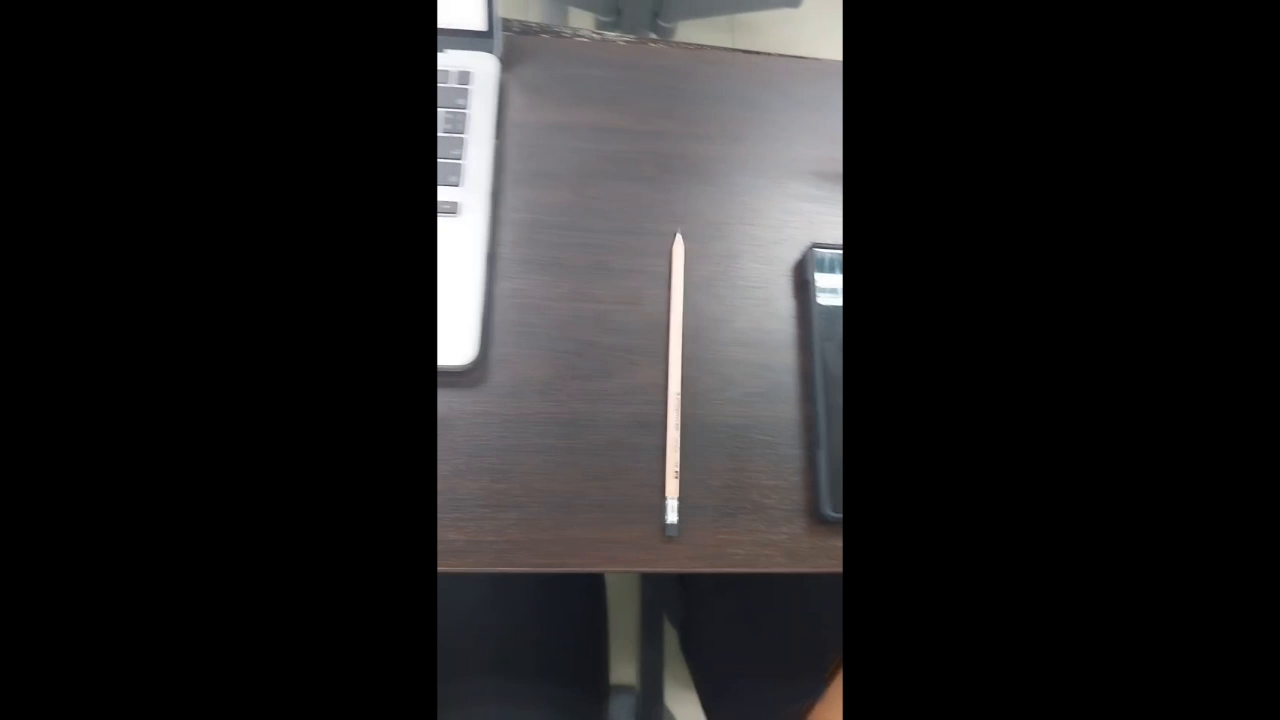
#> input picture frame 5 of week_12_quiz/q1/pencil.mp4, 1280 x 720 px
$ python kanade_optical_flow.py
#> lines starting #> are read from the running program, lines starting #| are printed output that depends on the picture
import numpy as np
import cv2 as cv
import argparse
 #parser = argparse.ArgumentParser(description='This sample demonstrates Lucas-Kanade Optical Flow calculation. \
                                              # The example file can be downloaded from: \
                                              # https://www.bogotobogo.com/python/OpenCV_Python/images/mean_shift_tracking/slow_traffic_small.mp4')
# parser.add_argument('image', type=str, help='path to image file')
# args = parser.parse_args()
cap = cv.VideoCapture(cv.samples.findFile("pencil.mp4"))
# params for ShiTomasi corner detection
feature_params = dict( maxCorners = 100,
                       qualityLevel = 0.3,
                       minDistance = 7,
                       blockSize = 7 )
# Parameters for lucas kanade optical flow
lk_params = dict( winSize  = (15, 15),
                  maxLevel = 2,
                  criteria = (cv.TERM_CRITERIA_EPS | cv.TERM_CRITERIA_COUNT, 10, 0.03))
# Create some random colors
color = np.random.randint(0, 255, (100, 3))
# Take first frame and find corners in it
ret, old_frame = cap.read()
#> old_frame is the input picture: shape (720, 1280, 3); mean B, G, R 35.1, 34.4, 35.3
old_gray = cv.cvtColor(old_frame, cv.COLOR_BGR2GRAY)
p0 = cv.goodFeaturesToTrack(old_gray, mask = None, **feature_params)
#> p0 = 13 rows, first 8: [840, 251], [440, 161], [440, 25], [440, 108], [440, 214], [440, 186], [839, 303], [440, 84]
# Create a mask image for drawing purposes
mask = np.zeros_like(old_frame)
while(1):
    ret, frame = cap.read()
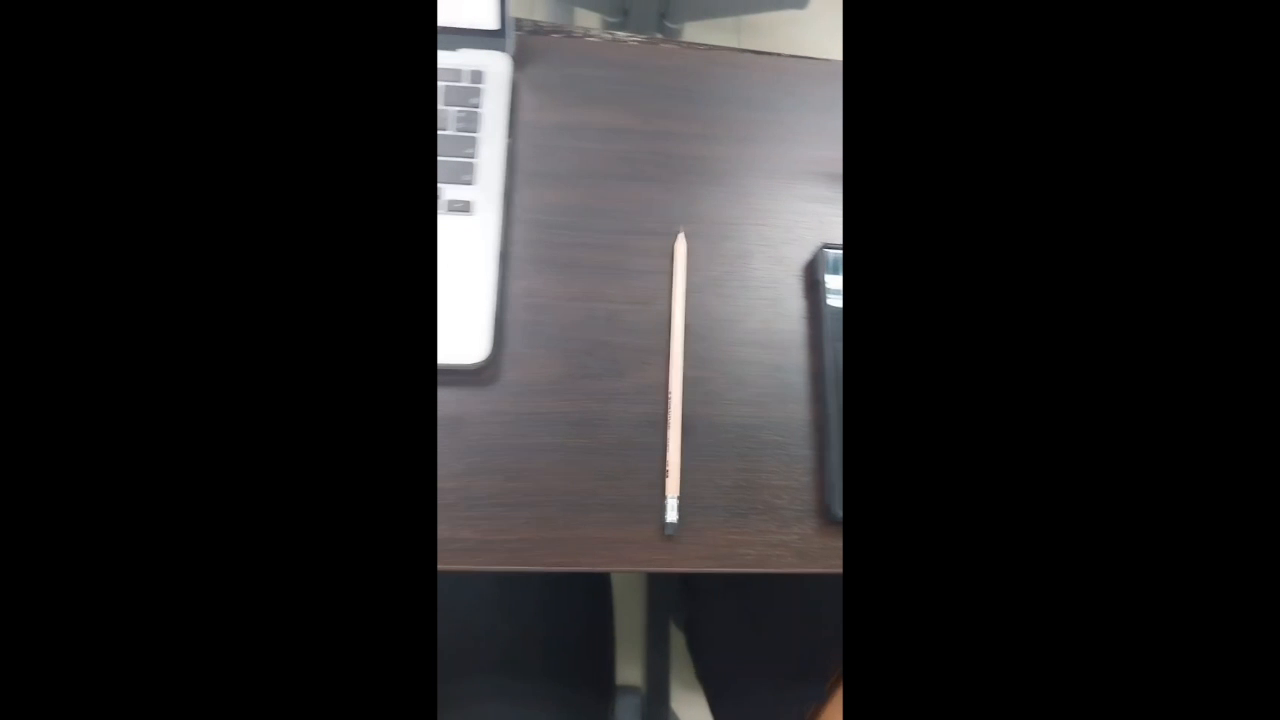
#> input picture frame 6 of week_12_quiz/q1/pencil.mp4, 1280 x 720 px
#> frame is the input picture: shape (720, 1280, 3); mean B, G, R 35.3, 34.6, 35.7
    if not ret:
        print('No frames grabbed!')
        break
    frame_gray = cv.cvtColor(frame, cv.COLOR_BGR2GRAY)
    # calculate optical flow
    p1, st, err = cv.calcOpticalFlowPyrLK(old_gray, frame_gray, p0, None, **lk_params)
#> p1 = 13 rows, first 8: [840, 250.9], [440, 158.8], [440, 23.26], [440, 105.3], [439.9, 211], [440.2, 183.6], [839, 304.2], [439.9, 82.34]; st = [1, 1, 1, 1, 1, 1, 1, 1, 1, 1, 1, 1, 1]; err = [7.64, 6.84, 3.89, 17.72, 19.88, 15.06, 4.21, 13.12, 11.56, 4.87, 8.49, 5.43, 4.33]
    # Select good points
    if p1 is not None:
        good_new = p1[st==1]
#> good_new has the same summary as p1
        good_old = p0[st==1]
#> good_old has the same summary as p0
    # draw the tracks
    for i, (new, old) in enumerate(zip(good_new, good_old)):
        a, b = new.ravel()
        c, d = old.ravel()
        mask = cv.line(mask, (int(a), int(b)), (int(c), int(d)), color[i].tolist(), 2)
        frame = cv.circle(frame, (int(a), int(b)), 5, color[i].tolist(), -1)
#> this loop made 13 passes
#> (a, b, c, d) on passes 1 to 8: (840, 250.9, 840, 251), (440, 158.8, 440, 161), (440, 23.26, 440, 25), (440, 105.3, 440, 108), (439.9, 211, 440, 214), (440.2, 183.6, 440, 186), (839, 304.2, 839, 303), (439.9, 82.34, 440, 84)
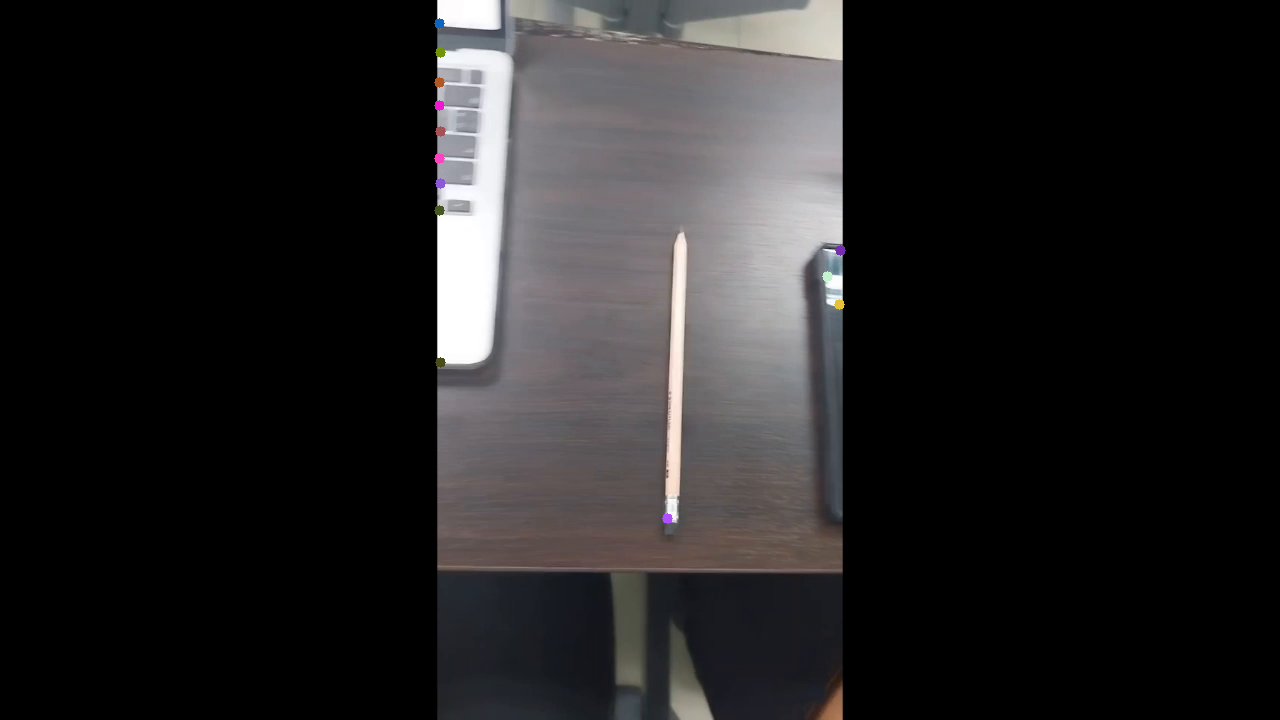
#> frame: shape (720, 1280, 3); mean B, G, R 35.3, 34.6, 35.7
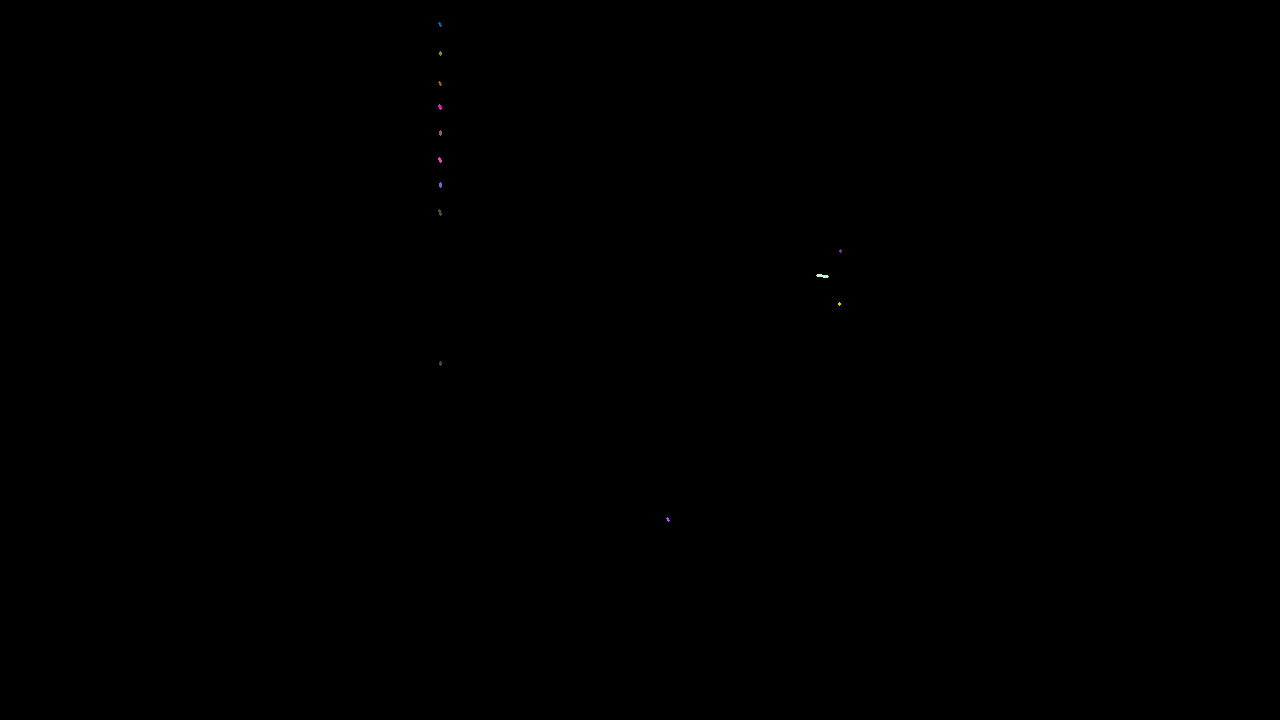
#> mask: shape (720, 1280, 3); mean of channels 0, 1, 2 0, 0, 0; drawn as B, G, R
    img = cv.add(frame, mask)
    cv.imshow('frame', img)
    k = cv.waitKey(30) & 0xff
#> (key Esc is pressed here)
    if k == 27:
        break
    # Now update the previous frame and previous points
    old_gray = frame_gray.copy()
    p0 = good_new.reshape(-1, 1, 2)
cv.destroyAllWindows()

$ run again, starting later in the video
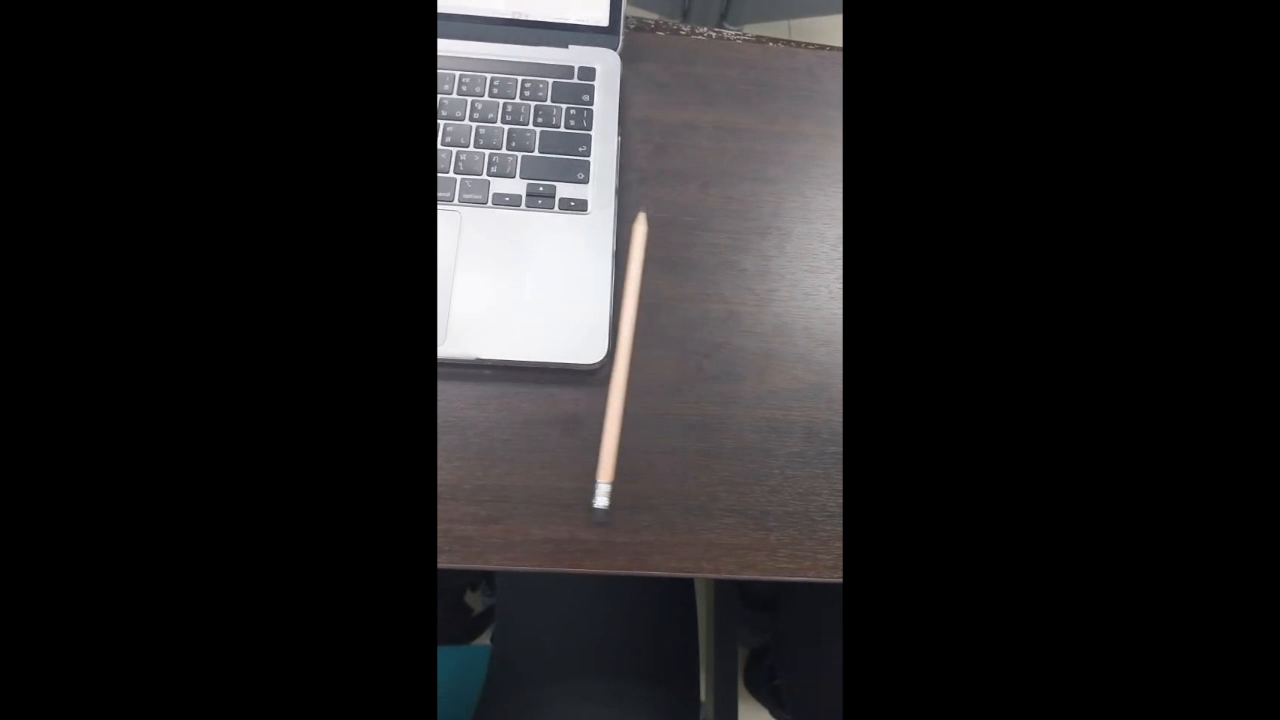
#> input picture frame 23 of week_12_quiz/q1/pencil.mp4, 1280 x 720 px
#> old_frame is the input picture: shape (720, 1280, 3); mean B, G, R 34.1, 33.3, 34.4
#> p0 = 62 rows, first 8: [439, 174], [440, 122], [440, 204], [440, 95], [440, 10], [535, 152], [440, 70], [440, 40]
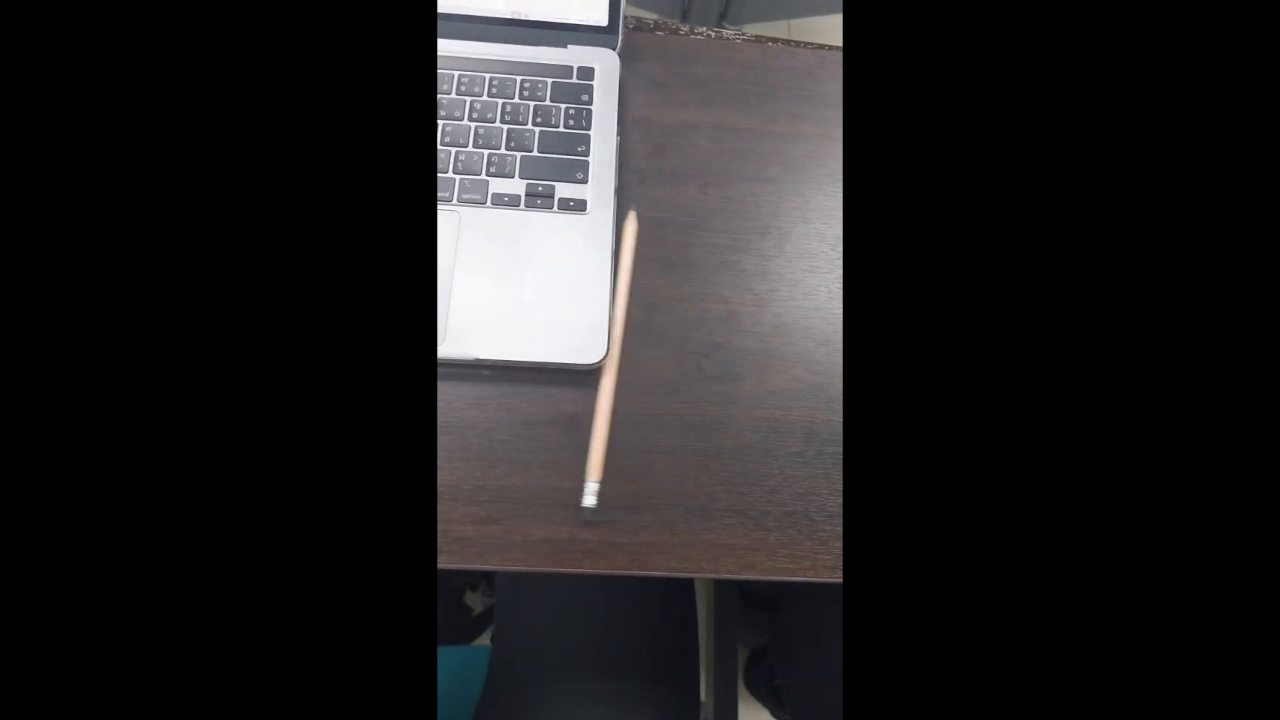
#> input picture frame 24 of week_12_quiz/q1/pencil.mp4, 1280 x 720 px
#> frame is the input picture: shape (720, 1280, 3); mean B, G, R 34, 33.1, 34.3
#> p1 = 62 rows, first 8: [439, 174.1], [439.6, 122], [440, 204.1], [440, 95], [440, 10], [534, 151.9], [440, 69.99], [440, 40.01]; st = 62 values from 1 to 1; err = 62 values, max 12.28 at index 1, min 0.264 at index 4, mean 3.46
#> good_new = 62 pairs, first value 439 to 613.9, second value 10 to 502.8
#> good_old = 62 pairs, first value 439 to 615, second value 10 to 504
#> the loop `for i, (new, old) in enumerate(zip(good_new, good_old)):` made 62 passes
#> (a, b, c, d) on passes 1 to 8: (439, 174.1, 439, 174), (439.6, 122, 440, 122), (440, 204.1, 440, 204), (440, 95, 440, 95), (440, 10, 440, 10), (534, 151.9, 535, 152), (440, 69.99, 440, 70), (440, 40.01, 440, 40)
#> after the loop `for i, (new, old) in enumerate(zip(good_new, good_old)):`:
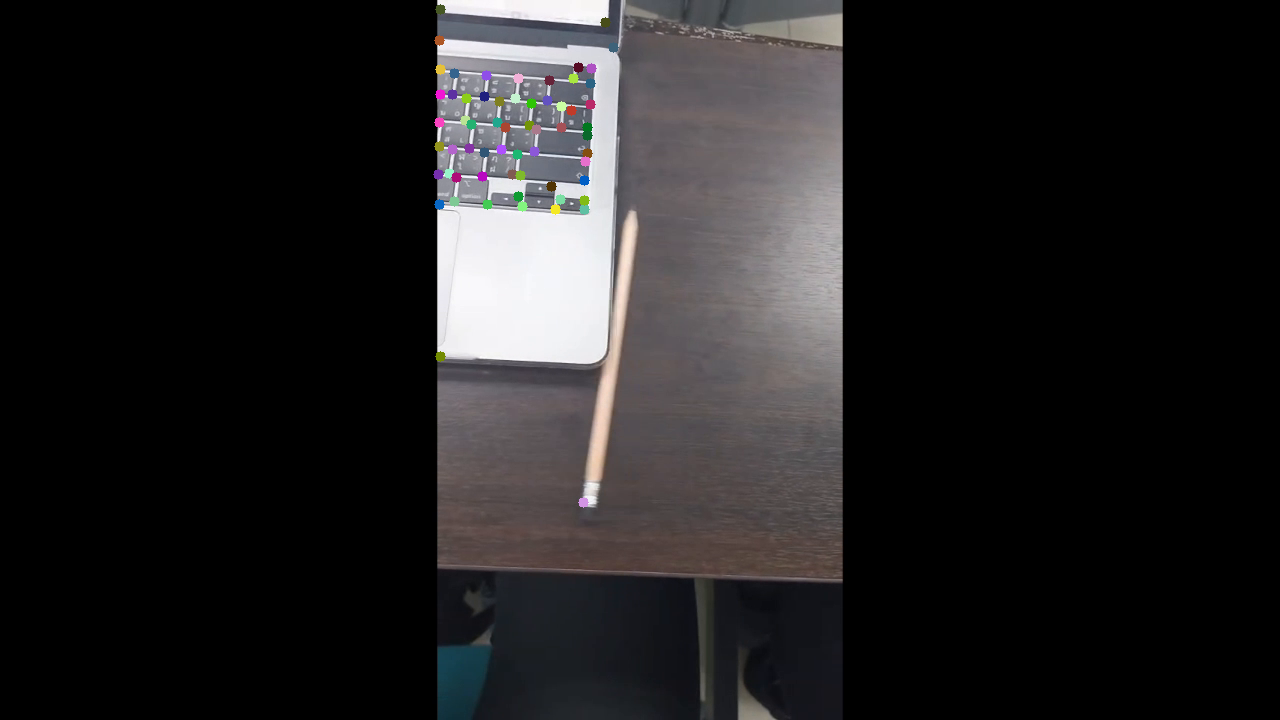
#> frame: shape (720, 1280, 3); mean B, G, R 33.7, 32.9, 34.1
